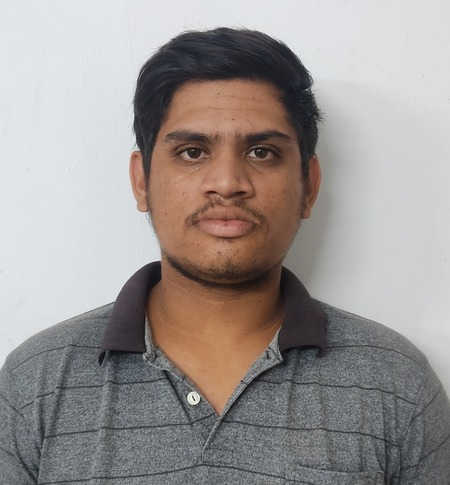
#> input picture Images/IMG_20230926_231327.jpg, 450 x 485 px
$ python -i face_processing.py   (imports and definitions only)
#> lines starting #> are read from the running program, lines starting #| are printed output that depends on the picture
import cv2

# Load the pre-trained face detection model
face_cascade = cv2.CascadeClassifier(cv2.data.haarcascades + 'haarcascade_frontalface_default.xml')


def detect_face(image_path):

#> called with image_path = 'Images/IMG_20230926_231327.jpg'
    image = cv2.imread(image_path)
#> image is the input picture: shape (485, 450, 3); mean B, G, R 147.1, 149.3, 155.4

    # Resize the image
    resized_image = cv2.resize(image, (300, 300))  # Adjust the size as needed
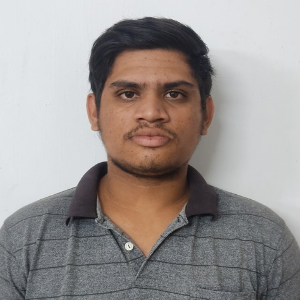
#> resized_image: shape (300, 300, 3); mean B, G, R 147, 149.2, 155.4

    # Convert to grayscale
    gray = cv2.cvtColor(resized_image, cv2.COLOR_BGR2GRAY)
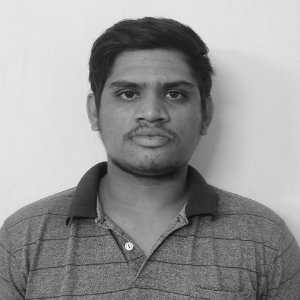
#> gray: shape (300, 300); min 14, max 240, mean 150.8

    # Detect faces in the image
    faces = face_cascade.detectMultiScale(gray, scaleFactor=1.1, minNeighbors=5, minSize=(30, 30))
#> faces = [[88, 45, 125, 125]]

    if len(faces) == 0:
        print("No faces detected")
        return None

    # Get the largest face (assuming the first face is the largest)
    (x, y, w, h) = faces[0]
#> x = 88; y = 45; w = 125; h = 125

    # Define padding around the detected face (adjust as needed)
    padding = 20

    # Calculate the coordinates for cropping with padding around the face
    top = max(0, y - padding)
#> top = 25
    bottom = min(resized_image.shape[0], y + h + padding)
#> bottom = 190
    left = max(0, x - padding)
#> left = 68
    right = min(resized_image.shape[1], x + w + padding)
#> right = 233

    # Crop the image with padding around the face
    cropped_face_with_padding = resized_image[top:bottom, left:right]
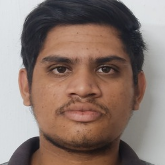
#> cropped_face_with_padding: shape (165, 165, 3); mean B, G, R 109.9, 118.2, 137.6

    # Resize the cropped face to 216x216
    resized_face = cv2.resize(cropped_face_with_padding, (216, 216))
    if resized_face is not None:
        # Display the cropped face
        cv2.imshow("Cropped Face", resized_face)
          # Specify the output path and filename
        cv2.imwrite(image_path, resized_face)
        print(f"Saved cropped face to: {image_path}")
        cv2.waitKey(0)
        cv2.destroyAllWindows()
    else:
        print("No face detected in the image")


    return resized_face

>>> result = detect_face('Images/IMG_20230926_231327.jpg')

$ run again, on Images/1234567.png
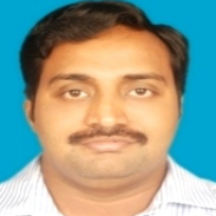
#> input picture Images/1234567.png, 216 x 216 px
#> in detect_face, image is the input picture: shape (216, 216, 3); mean B, G, R 144.7, 158.6, 144.4
#> in detect_face, `gray = cv2.cvtColor(resized_image, cv2.COLOR_BGR2GRAY)`:
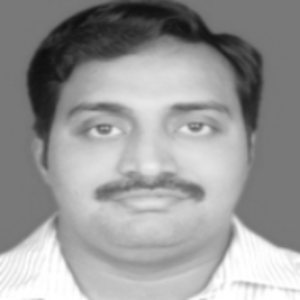
#> gray: shape (300, 300); min 13, max 255, mean 152.7
#> faces = [[40, 37, 222, 222]]
#> x = 40; y = 37; w = 222
#> top = 17
#> bottom = 279
#> left = 20
#> right = 282
#> in detect_face, `cropped_face_with_padding = resized_image[top:bottom, left:right]`:
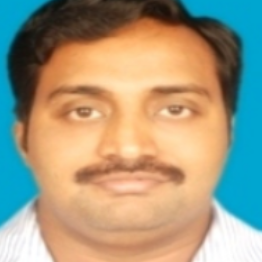
#> cropped_face_with_padding: shape (262, 262, 3); mean B, G, R 129.2, 153.3, 162.1

$ run again, on Images/213401.png
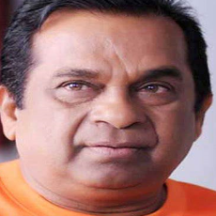
#> input picture Images/213401.png, 216 x 216 px
#> in detect_face, image is the input picture: shape (216, 216, 3); mean B, G, R 111.4, 114.9, 157.3
#> in detect_face, `gray = cv2.cvtColor(resized_image, cv2.COLOR_BGR2GRAY)`:
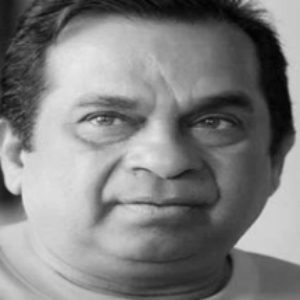
#> gray: shape (300, 300); min 1, max 233, mean 127.1
#> faces = [[45, 34, 227, 227]]
#> x = 45; y = 34; w = 227
#> top = 14
#> bottom = 281
#> left = 25
#> right = 292
#> in detect_face, `cropped_face_with_padding = resized_image[top:bottom, left:right]`:
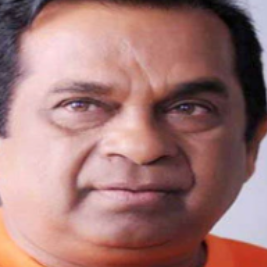
#> cropped_face_with_padding: shape (267, 267, 3); mean B, G, R 116.5, 118.8, 160.7

$ run again, on Images/42602.png
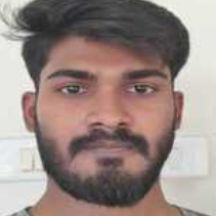
#> input picture Images/42602.png, 216 x 216 px
#> in detect_face, image is the input picture: shape (216, 216, 3); mean B, G, R 131.5, 136.7, 153.1
#> in detect_face, `gray = cv2.cvtColor(resized_image, cv2.COLOR_BGR2GRAY)`:
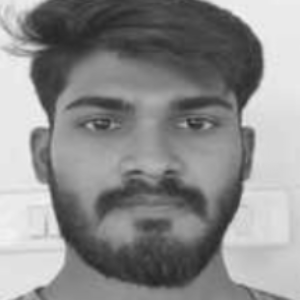
#> gray: shape (300, 300); min 36, max 243, mean 140.9
#> faces = [[31, 32, 235, 235]]
#> x = 31; y = 32; w = 235
#> top = 12
#> bottom = 287
#> left = 11
#> right = 286
#> in detect_face, `cropped_face_with_padding = resized_image[top:bottom, left:right]`:
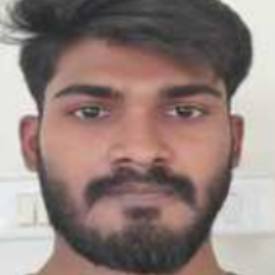
#> cropped_face_with_padding: shape (275, 275, 3); mean B, G, R 123.7, 128.7, 146.8
